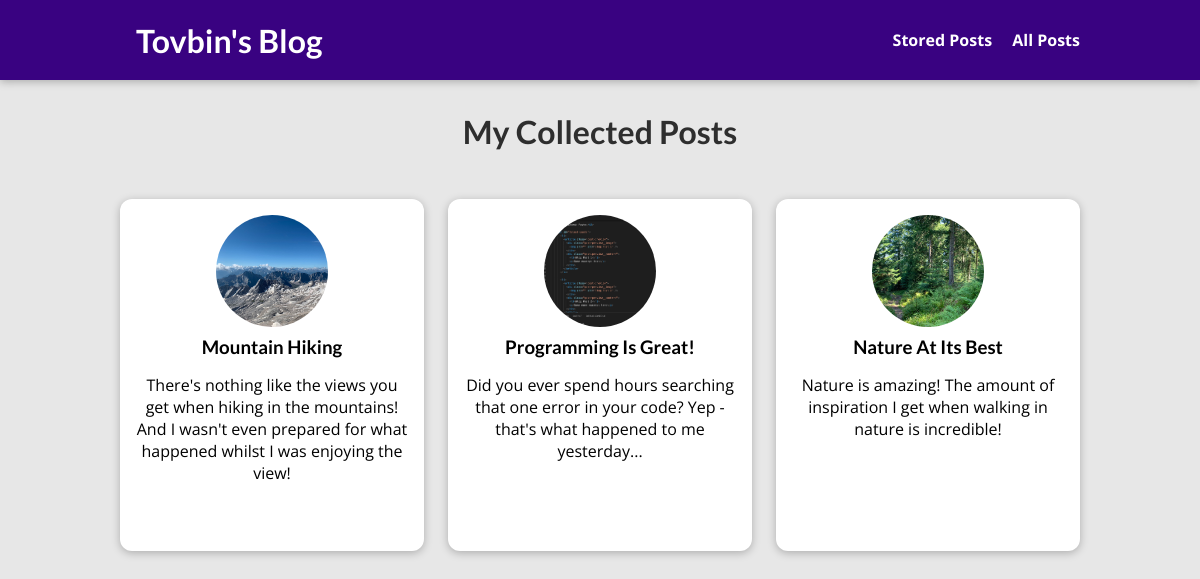
Page /posts on the earlier database version.
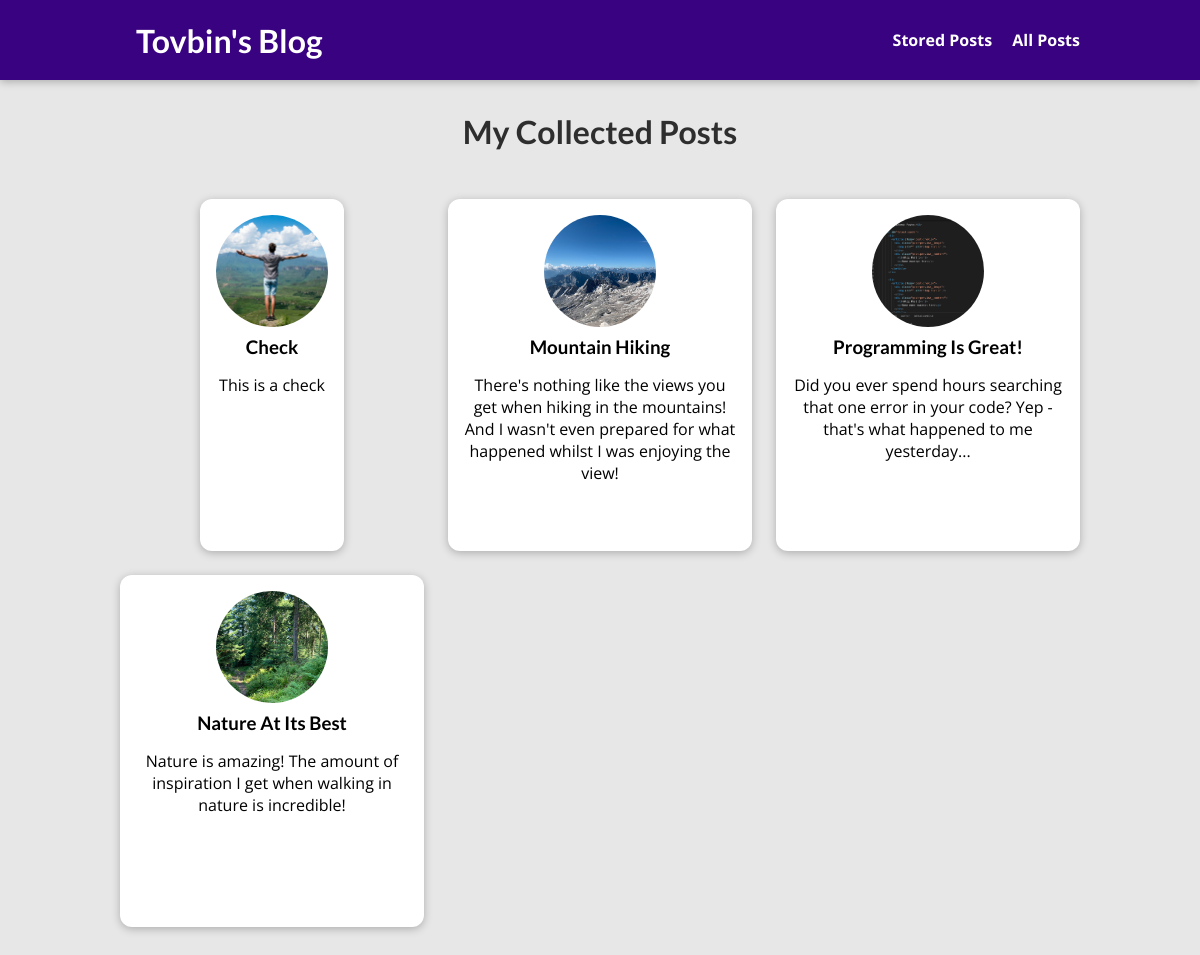
Same page on the later database version.
### blog/models.py (models this page shows, shortened)
class Post(models.Model):
    title = models.CharField(max_length=150)
    excerpt = models.CharField(max_length=200)
    image = models.ImageField(upload_to="posts", null=True)
    date = models.DateField(auto_now=True)
    slug = models.SlugField(unique=True, db_index=True)
    content = models.TextField(validators=[MinLengthValidator(10)])
    author = models.ForeignKey(
        Author, on_delete=models.SET_NULL, related_name="posts", null=True)
    tags = models.ManyToManyField(Tag)

### blog/views.py (the view)
# urls.py: path("posts", views.AllPostsView.as_view(), name="posts-page"),
class AllPostsView(ListView):
    template_name = "blog/all-posts.html"
    model = Post
    ordering = ["-date"]
    context_object_name = "all_posts"

### blog/templates/blog/all-posts.html (shortened to what this page needs)
{% extends 'base.html' %}
{% load static %}
{% block css_files %}
<link rel="stylesheet" href="{% static "blog/post.css" %}" />
<link rel="stylesheet" href="{% static "blog/all-posts.css" %}" />
{% endblock  %}
{% block content %}
    <section id="all-posts">
        <h2>My Collected Posts</h2>
        <ul>
            {% for post in all_posts  %}
                {% include "blog/includes/post.html" %}
            {% endfor %}
        </ul>
    </section>
{% endblock %}

### blog/templates/blog/includes/post.html
<li>
    <article class="post">
        <a href="{% url 'post-detail-page' post.slug %}">
            <img src="{{post.image.url}}" alt="{{ post.title }}" />
            <div class="post__content">
                <h3>{{ post.title }}</h3>
                <p>
                    {{ post.excerpt }}
                </p>
            </div>
        </a>
    </article>
</li>

Differences in the rows shown:
added Post: image (picture), title "Check", excerpt "This is a check"
